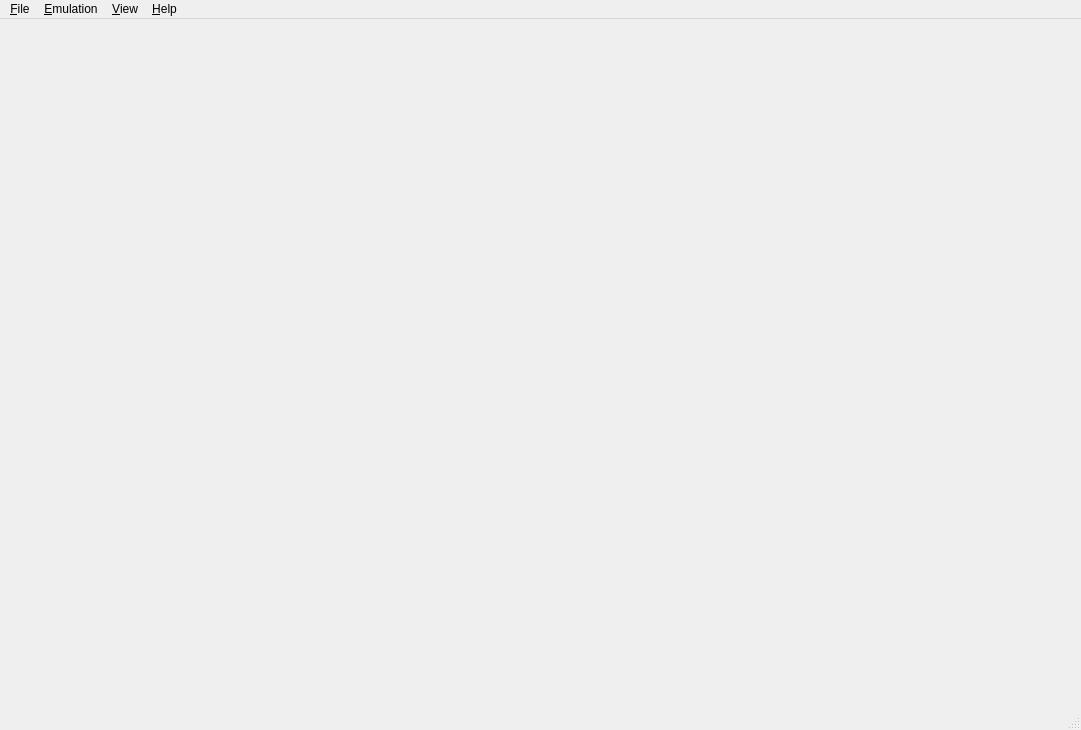
<?xml version="1.0" encoding="UTF-8"?>
<ui version="4.0">
 <class>MainWindow</class>
 <widget class="QMainWindow" name="MainWindow">
  <property name="geometry">
   <rect>
    <x>0</x>
    <y>0</y>
    <width>1081</width>
    <height>730</height>
   </rect>
  </property>
  <property name="windowTitle">
   <string>Citra</string>
  </property>
  <property name="windowIcon">
   <iconset>
    <normaloff>src/pcafe/res/icon3_64x64.ico</normaloff>src/pcafe/res/icon3_64x64.ico</iconset>
  </property>
  <property name="tabShape">
   <enum>QTabWidget::Rounded</enum>
  </property>
  <property name="dockNestingEnabled">
   <bool>true</bool>
  </property>
  <widget class="QWidget" name="centralwidget">
   <layout class="QHBoxLayout" name="horizontalLayout">
    <property name="leftMargin">
     <number>0</number>
    </property>
    <property name="topMargin">
     <number>0</number>
    </property>
    <property name="rightMargin">
     <number>0</number>
    </property>
    <property name="bottomMargin">
     <number>0</number>
    </property>
   </layout>
  </widget>
  <widget class="QMenuBar" name="menubar">
   <property name="geometry">
    <rect>
     <x>0</x>
     <y>0</y>
     <width>1081</width>
     <height>22</height>
    </rect>
   </property>
   <widget class="QMenu" name="menu_File">
    <property name="title">
     <string>&amp;File</string>
    </property>
    <widget class="QMenu" name="menu_recent_files">
     <property name="title">
      <string>Recent Files</string>
     </property>
    </widget>
    <addaction name="action_Load_File"/>
    <addaction name="action_Load_Symbol_Map"/>
    <addaction name="separator"/>
    <addaction name="action_Select_Game_List_Root"/>
    <addaction name="menu_recent_files"/>
    <addaction name="separator"/>
    <addaction name="action_Exit"/>
   </widget>
   <widget class="QMenu" name="menu_Emulation">
    <property name="title">
     <string>&amp;Emulation</string>
    </property>
    <addaction name="action_Start"/>
    <addaction name="action_Pause"/>
    <addaction name="action_Stop"/>
    <addaction name="separator"/>
    <addaction name="action_Use_Hardware_Renderer"/>
    <addaction name="action_Use_Shader_JIT"/>
    <addaction name="action_Configure"/>
   </widget>
   <widget class="QMenu" name="menu_View">
    <property name="title">
     <string>&amp;View</string>
    </property>
    <addaction name="action_Single_Window_Mode"/>
    <addaction name="actionDisplay_widget_title_bars"/>
    <addaction name="action_Hotkeys"/>
   </widget>
   <widget class="QMenu" name="menu_Sound">
    <property name="title">
     <string>&amp;Help</string>
    </property>
    <addaction name="action_Sound_On"/>
    <addaction name="action_Sound_Off"/>
    <addaction name="action_Sound_Settings"/>
   </widget>
   <widget class="QMenu" name="menu_Help">
    <property name="title">
     <string>&amp;Help</string>
    </property>
    <addaction name="action_About"/>
   </widget>
   <addaction name="menu_File"/>
   <addaction name="menu_Emulation"/>
   <addaction name="menu_View"/>
   <addaction name="menu_Help"/>
  </widget>
  <widget class="QStatusBar" name="statusbar"/>
  <action name="action_Load_File">
   <property name="text">
    <string>Load File...</string>
   </property>
  </action>
  <action name="action_Load_Symbol_Map">
   <property name="text">
    <string>Load Symbol Map...</string>
   </property>
  </action>
  <action name="action_Exit">
   <property name="text">
    <string>E&amp;xit</string>
   </property>
  </action>
  <action name="action_Start">
   <property name="enabled">
    <bool>false</bool>
   </property>
   <property name="text">
    <string>&amp;Start</string>
   </property>
  </action>
  <action name="action_Pause">
   <property name="enabled">
    <bool>false</bool>
   </property>
   <property name="text">
    <string>&amp;Pause</string>
   </property>
  </action>
  <action name="action_Stop">
   <property name="enabled">
    <bool>false</bool>
   </property>
   <property name="text">
    <string>&amp;Stop</string>
   </property>
  </action>
  <action name="action_About">
   <property name="text">
    <string>About Citra</string>
   </property>
  </action>
  <action name="action_Single_Window_Mode">
   <property name="checkable">
    <bool>true</bool>
   </property>
   <property name="text">
    <string>Single Window Mode</string>
   </property>
  </action>
  <action name="action_Hotkeys">
   <property name="text">
    <string>Configure &amp;Hotkeys ...</string>
   </property>
  </action>
  <action name="action_Use_Hardware_Renderer">
   <property name="checkable">
    <bool>true</bool>
   </property>
   <property name="text">
    <string>Use Hardware Renderer</string>
   </property>
  </action>
  <action name="action_Use_Shader_JIT">
   <property name="checkable">
    <bool>true</bool>
   </property>
   <property name="text">
    <string>Use Shader JIT</string>
   </property>
  </action>
  <action name="action_Configure">
   <property name="text">
    <string>Configure ...</string>
   </property>
  </action>
  <action name="actionDisplay_widget_title_bars">
   <property name="checkable">
    <bool>true</bool>
   </property>
   <property name="text">
    <string>Display Dock Widget Headers</string>
   </property>
  </action>
  <action name="action_Select_Game_List_Root">
   <property name="text">
    <string>Select Game Directory...</string>
   </property>
   <property name="toolTip">
    <string>Selects a folder to display in the game list</string>
   </property>
  </action>
 </widget>
 <resources/>
 <connections>
  <connection>
   <sender>action_Exit</sender>
   <signal>triggered()</signal>
   <receiver>MainWindow</receiver>
   <slot>close()</slot>
   <hints>
    <hint type="sourcelabel">
     <x>-1</x>
     <y>-1</y>
    </hint>
    <hint type="destinationlabel">
     <x>367</x>
     <y>314</y>
    </hint>
   </hints>
  </connection>
  <connection>
   <sender>action_Configure</sender>
   <signal>triggered()</signal>
   <receiver>MainWindow</receiver>
   <slot>OnConfigure()</slot>
   <hints>
    <hint type="sourcelabel">
     <x>-1</x>
     <y>-1</y>
    </hint>
    <hint type="destinationlabel">
     <x>540</x>
     <y>364</y>
    </hint>
   </hints>
  </connection>
  <connection>
   <sender>actionDisplay_widget_title_bars</sender>
   <signal>triggered(bool)</signal>
   <receiver>MainWindow</receiver>
   <slot>OnDisplayTitleBars(bool)</slot>
   <hints>
    <hint type="sourcelabel">
     <x>-1</x>
     <y>-1</y>
    </hint>
    <hint type="destinationlabel">
     <x>540</x>
     <y>364</y>
    </hint>
   </hints>
  </connection>
 </connections>
 <slots>
  <slot>OnConfigure()</slot>
  <slot>OnDisplayTitleBars(bool)</slot>
 </slots>
</ui>
